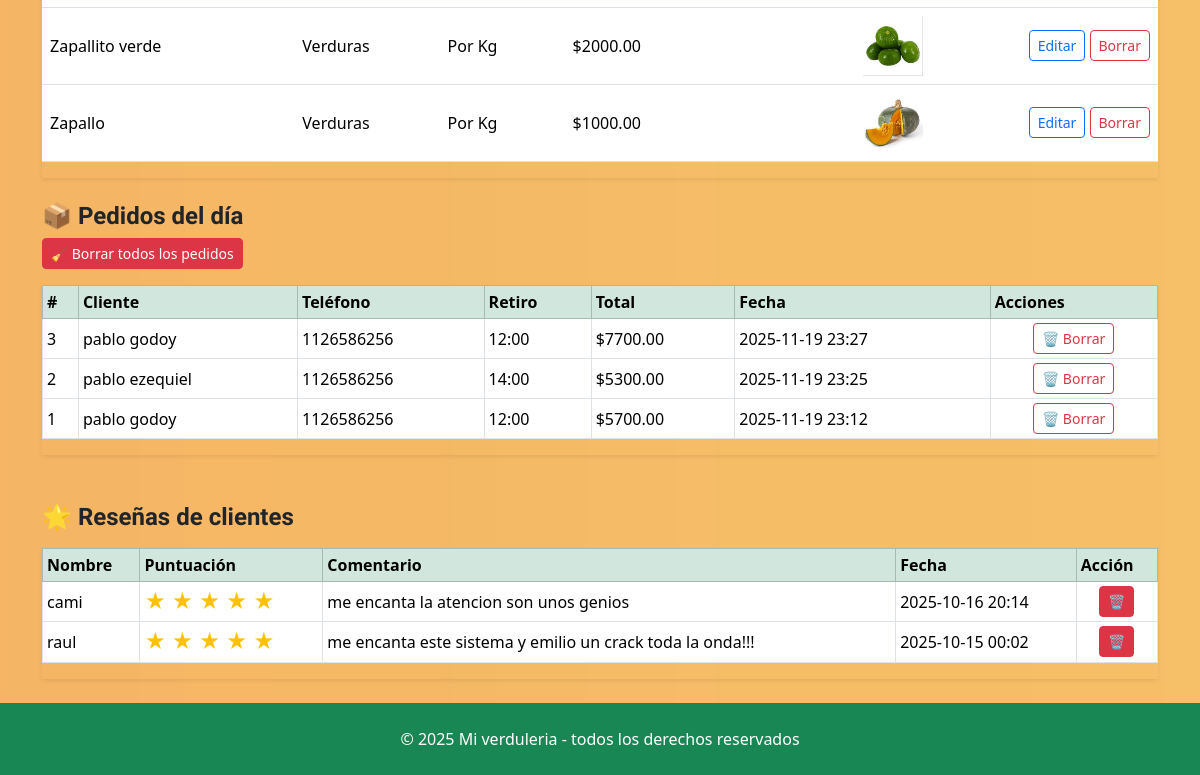
The app's page /admin (signed in, lower part), older data.
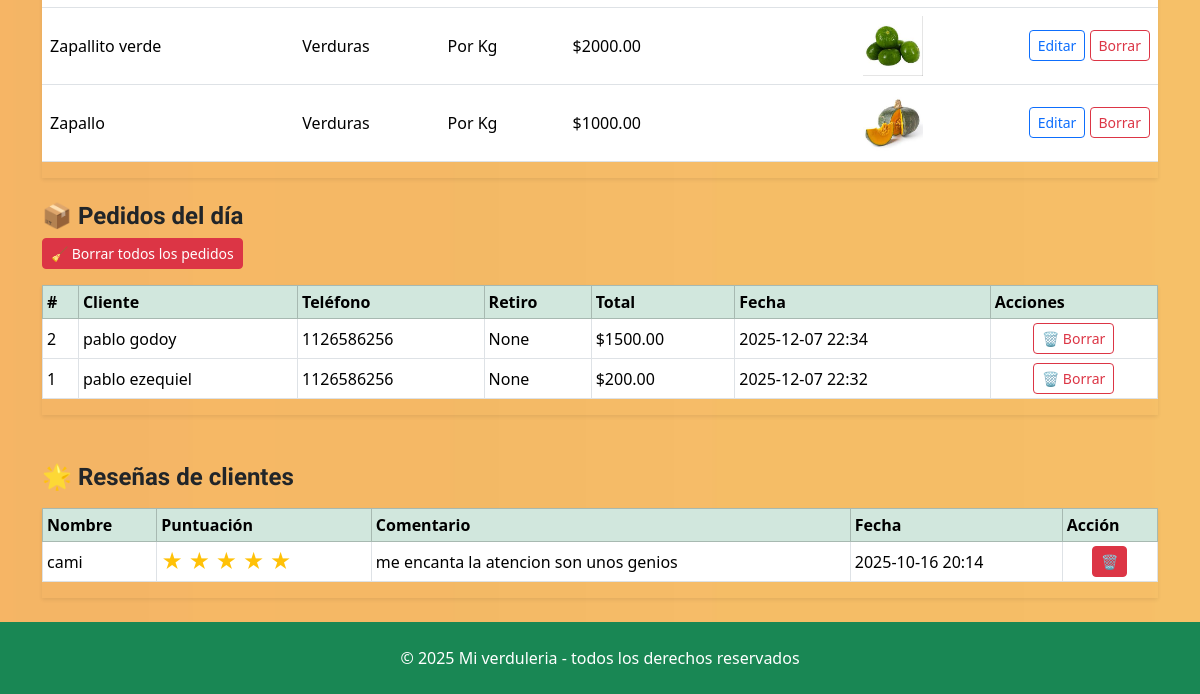
The same page, newer data.
### tables this page shows
CREATE TABLE products(
            id INTEGER PRIMARY KEY AUTOINCREMENT,
            name TEXT NOT NULL,
            category TEXT NOT NULL,
            kind TEXT NOT NULL,         -- 'kg' o 'unit'
            price REAL NOT NULL,        -- $ por Kg o por Unidad
            promo_qty REAL,             -- cantidad promo (ej 2.0 kg o 3.0 uni)
            promo_price REAL,           -- precio promo total
            image TEXT                  -- ruta imagen (static)
        );

CREATE TABLE orders(
                    id INTEGER PRIMARY KEY AUTOINCREMENT,
                    number INTEGER NOT NULL,
                    created_at TEXT NOT NULL,
                    customer_name TEXT,
                    phone TEXT,
                    pickup_time TEXT,
                    note TEXT,
                    payment TEXT,
                    total REAL NOT NULL
                , payment_method TEXT, payment_mode TEXT, place TEXT, delivery_address TEXT, status TEXT DEFAULT 'pendiente');

CREATE TABLE reviews(
            id INTEGER PRIMARY KEY AUTOINCREMENT,
            name TEXT,
            rating INTEGER,
            comment TEXT,
            created_at TEXT
        );

### app.py (the view)
@app.route("/admin")
def admin():
    if not session.get("is_admin"):
        return redirect(url_for("login_admin"))
    with db() as con:
        productos = [dict(r) for r in con.execute("SELECT * FROM products ORDER BY category, name")]
        pedidos = [dict(r) for r in con.execute("SELECT * FROM orders ORDER BY id DESC LIMIT 20")]
        reseñas = [dict(r) for r in con.execute("SELECT * FROM reviews ORDER BY id DESC LIMIT 20")]
    return render_template("admin.html", products=productos, orders=pedidos, reseñas=reseñas, mode="list")

### app.py (called while the page is built)
def decimal_a_fraccion(valor):
    try:
        fr = Fraction(valor).limit_denominator(4)
        return str(fr.numerator) if fr.denominator == 1 else f"{fr.numerator}/{fr.denominator}"
    except Exception:
        return str(valor)

def db():
    con = sqlite3.connect(DB_PATH)
    con.row_factory = sqlite3.Row
    return con

### templates/admin.html (shortened to what the changed rows need)
{% extends "base.html" %}
{% block content %}
{% if mode == 'login' %}
<div class="row justify-content-center">
  <div class="col-12 col-sm-7 col-lg-5">
    <div class="card shadow-sm">
      <div class="card-header bg-success text-white text-center">
        Ingreso Admin
      </div>
      <form method="post" class="card-body">
        <label class="form-label">PIN</label>
        <input name="pin" type="password" class="form-control" required>
        <button class="btn btn-success mt-3 w-100">Entrar</button>
      </form>
    </div>
  </div>
</div>
{% else %}
<div class="table-responsive shadow-sm">
  <table class="table align-middle">
    <tbody>
      {% for p in products %}
      <tr>
        <td>{{ p.name }}</td>
        <td>{{ p.category }}</td>
        <td>{{ 'Por Kg' if p.kind == 'kg' else 'Por Unidad' }}</td>
        <td>${{ '%.2f'|format(p.price) }}</td>
        <td>
        </td>
        <td class="align-middle">
          {% set img = p.image %}
          {% if img %}
            {% if img.startswith('http') %}
              <img src="{{ img }}" alt="{{ p.name }}" style="height:60px; width:auto; object-fit:contain;">
            {% else %}
              {% if '/' not in img %}
                <img src="{{ url_for('static', filename='img/' ~ img) }}" alt="{{ p.name }}" style="height:60px; width:auto; object-fit:contain;">
              {% elif img.startswith('img/') %}
                <img src="{{ url_for('static', filename=img) }}" alt="{{ p.name }}" style="height:60px; width:auto; object-fit:contain;">
              {% elif img.startswith('static/') %}
                <img src="{{ url_for('static', filename=img[7:]) }}" alt="{{ p.name }}" style="height:60px; width:auto; object-fit:contain;">
              {% else %}
                <img src="{{ url_for('static', filename=img) }}" alt="{{ p.name }}" style="height:60px; width:auto; object-fit:contain;">
              {% endif %}
            {% endif %}
          {% else %}
            <img src="{{ url_for('static', filename='img/placeholder.jpg') }}" alt="sin imagen" style="height:60px; width:auto; object-fit:contain;">
          {% endif %}
        </td>
        <td class="text-end">
          <a class="btn btn-sm btn-outline-primary" href="{{ url_for('admin_edit', pid=p.id) }}">Editar</a>
          <form method="post" action="{{ url_for('admin_delete', pid=p.id) }}" class="d-inline"
                onsubmit="return confirm('¿Borrar producto?')">
            <button class="btn btn-sm btn-outline-danger">Borrar</button>
          </form>
        </td>
      </tr>
      {% else %}
      <tr>
        <td colspan="7" class="text-center text-muted">No hay productos cargados.</td>
      </tr>
      {% endfor %}
    </tbody>
  </table>
</div>
<div class="table-responsive shadow-sm">
  <table class="table table-bordered table-sm align-middle">
    <thead class="table-success">
      <tr>
        <th>#</th>
        <th>Cliente</th>
        <th>Teléfono</th>
        <th>Retiro</th>
        <th>Total</th>
        <th>Fecha</th>
        <th>Acciones</th>
      </tr>
    </thead>
    <tbody>
      {% for o in orders %}
      <tr>
        <td>{{ o.number }}</td>
        <td>{{ o.customer_name }}</td>
        <td>{{ o.phone }}</td>
        <td>{{ o.pickup_time }}</td>
        <td>${{ '%.2f'|format(o.total) }}</td>
        <td>{{ o.created_at }}</td>
        <td class="text-center">
          <form method="post" action="{{ url_for('eliminar_pedido', order_id=o.id) }}" style="display:inline;">
            <button type="submit" class="btn btn-outline-danger btn-sm"
                    onclick="return confirm('¿Seguro que querés eliminar este pedido?')">
              🗑️ Borrar
            </button>
          </form>
        </td>
      </tr>
      {% else %}
      <tr>
        <td colspan="7" class="text-center text-muted">No hay pedidos hoy.</td>
      </tr>
      {% endfor %}
    </tbody>
  </table>
</div>
<div class="table-responsive shadow-sm">
  <table class="table table-bordered table-sm align-middle">
    <thead class="table-success">
      <tr>
        <th>Nombre</th>
        <th>Puntuación</th>
        <th>Comentario</th>
        <th>Fecha</th>
        <th>Acción</th>
      </tr>
    </thead>
    <tbody>
      {% for r in reseñas %}
      <tr>
        <td>{{ r.name or 'Anónimo' }}</td>
        <td>
          <span style="color:#ffc107; font-size:1.3em;">
            {% for i in range(1,6) %}
              {% if i <= r.rating %}
                &#9733;
              {% else %}
                <span style="color:#ccc;">&#9733;</span>
              {% endif %}
            {% endfor %}
          </span>
        </td>
        <td>{{ r.comment }}</td>
        <td>{{ r.created_at }}</td>
        <td class="text-center">
          <form action="{{ url_for('eliminar_resena', review_id=r.id) }}" method="post" style="display:inline;">
            <button class="btn btn-sm btn-danger"
                    onclick="return confirm('¿Eliminar esta reseña?')">🗑️</button>
          </form>
        </td>
      </tr>
      {% else %}
      <tr>
        <td colspan="5" class="text-center text-muted">No hay reseñas aún.</td>
      </tr>
      {% endfor %}
    </tbody>
  </table>
</div>
{% endif %}
{% endblock %}

Row changes from the older to the newer data that the page shows:
removed orders: number "3", customer_name "pablo godoy", phone "1126586256", pickup_time "12:00", total "7700.00", created_at "2025-11-19 23:27"
removed orders: number "2", customer_name "pablo ezequiel", phone "1126586256", pickup_time "14:00", total "5300.00", created_at "2025-11-19 23:25"
removed orders: number "1", customer_name "pablo godoy", phone "1126586256", pickup_time "12:00", total "5700.00", created_at "2025-11-19 23:12"
removed reviews: name "raul", rating 5 (drawn), comment "me encanta este sistema y emilio un crack toda la onda!!!", created_at "2025-10-15 00:02"
added orders: number "2", customer_name "pablo godoy", phone "1126586256", pickup_time "None", total "1500.00", created_at "2025-12-07 22:34"
added orders: number "1", customer_name "pablo ezequiel", phone "1126586256", pickup_time "None", total "200.00", created_at "2025-12-07 22:32"
